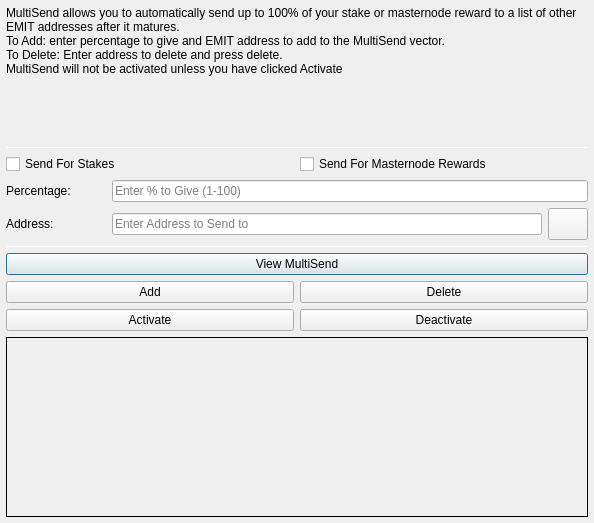
<?xml version="1.0" encoding="UTF-8"?>
<ui version="4.0">
 <class>MultiSendDialog</class>
 <widget class="QDialog" name="MultiSendDialog">
  <property name="windowModality">
   <enum>Qt::NonModal</enum>
  </property>
  <property name="geometry">
   <rect>
    <x>0</x>
    <y>0</y>
    <width>594</width>
    <height>523</height>
   </rect>
  </property>
  <property name="windowTitle">
   <string>MultiSend</string>
  </property>
  <layout class="QVBoxLayout" name="verticalLayout" stretch="0">
   <property name="leftMargin">
    <number>6</number>
   </property>
   <property name="topMargin">
    <number>6</number>
   </property>
   <property name="rightMargin">
    <number>6</number>
   </property>
   <property name="bottomMargin">
    <number>6</number>
   </property>
   <item>
    <layout class="QVBoxLayout" name="verticalLayout_Main" stretch="1,1,1,1,1,1">
     <item>
      <widget class="QLabel" name="label_2">
       <property name="lineWidth">
        <number>1</number>
       </property>
       <property name="text">
        <string>MultiSend allows you to automatically send up to 100% of your stake or masternode reward to a list of other EMIT addresses after it matures.
To Add: enter percentage to give and EMIT address to add to the MultiSend vector.
To Delete: Enter address to delete and press delete.
MultiSend will not be activated unless you have clicked Activate</string>
       </property>
       <property name="alignment">
        <set>Qt::AlignLeading|Qt::AlignLeft|Qt::AlignTop</set>
       </property>
       <property name="wordWrap">
        <bool>true</bool>
       </property>
      </widget>
     </item>
     <item>
      <widget class="Line" name="line">
       <property name="minimumSize">
        <size>
         <width>0</width>
         <height>1</height>
        </size>
       </property>
       <property name="maximumSize">
        <size>
         <width>16777215</width>
         <height>1</height>
        </size>
       </property>
       <property name="orientation">
        <enum>Qt::Horizontal</enum>
       </property>
      </widget>
     </item>
     <item>
      <layout class="QVBoxLayout" name="verticalLayout_Settings">
       <item>
        <layout class="QHBoxLayout" name="horizontalLayout">
         <item>
          <widget class="QCheckBox" name="multiSendStakeCheckBox">
           <property name="text">
            <string>Send For Stakes</string>
           </property>
          </widget>
         </item>
         <item>
          <widget class="QCheckBox" name="multiSendMasternodeCheckBox">
           <property name="text">
            <string>Send For Masternode Rewards</string>
           </property>
          </widget>
         </item>
        </layout>
       </item>
       <item>
        <layout class="QHBoxLayout" name="horizontalLayout_6">
         <item>
          <widget class="QLabel" name="label">
           <property name="minimumSize">
            <size>
             <width>100</width>
             <height>0</height>
            </size>
           </property>
           <property name="toolTip">
            <string>Percentage of stake to send</string>
           </property>
           <property name="text">
            <string>Percentage:</string>
           </property>
          </widget>
         </item>
         <item>
          <widget class="QLineEdit" name="multiSendPercentEdit">
           <property name="toolTip">
            <string>Enter whole numbers 1 - 100</string>
           </property>
           <property name="placeholderText">
            <string>Enter % to Give (1-100)</string>
           </property>
          </widget>
         </item>
        </layout>
       </item>
       <item>
        <layout class="QHBoxLayout" name="horizontalLayout_7">
         <item>
          <widget class="QLabel" name="label_5">
           <property name="minimumSize">
            <size>
             <width>100</width>
             <height>0</height>
            </size>
           </property>
           <property name="toolTip">
            <string>Address to send portion of stake to</string>
           </property>
           <property name="text">
            <string>Address:</string>
           </property>
          </widget>
         </item>
         <item>
          <widget class="QLineEdit" name="multiSendAddressEdit">
           <property name="toolTip">
            <string/>
           </property>
           <property name="placeholderText">
            <string>Enter Address to Send to</string>
           </property>
          </widget>
         </item>
         <item>
          <widget class="QPushButton" name="addressBookButton">
           <property name="maximumSize">
            <size>
             <width>16777215</width>
             <height>32</height>
            </size>
           </property>
           <property name="toolTip">
            <string>Choose an address from the address book</string>
           </property>
           <property name="text">
            <string/>
           </property>
           <property name="icon">
            <iconset resource="../emit.qrc">
             <normaloff>:/icons/address-book</normaloff>:/icons/address-book</iconset>
           </property>
           <property name="shortcut">
            <string>Alt+A</string>
           </property>
           <property name="autoDefault">
            <bool>false</bool>
           </property>
          </widget>
         </item>
        </layout>
       </item>
      </layout>
     </item>
     <item>
      <widget class="Line" name="line_2">
       <property name="minimumSize">
        <size>
         <width>0</width>
         <height>1</height>
        </size>
       </property>
       <property name="maximumSize">
        <size>
         <width>16777215</width>
         <height>1</height>
        </size>
       </property>
       <property name="orientation">
        <enum>Qt::Horizontal</enum>
       </property>
      </widget>
     </item>
     <item>
      <layout class="QVBoxLayout" name="verticalLayout_Buttons">
       <item>
        <layout class="QHBoxLayout" name="horizontalLayout_4">
         <item>
          <widget class="QPushButton" name="viewButton">
           <property name="toolTip">
            <string/>
           </property>
           <property name="statusTip">
            <string>View MultiSend Vector</string>
           </property>
           <property name="text">
            <string>View MultiSend</string>
           </property>
          </widget>
         </item>
        </layout>
       </item>
       <item>
        <layout class="QHBoxLayout" name="horizontalLayout_2">
         <item>
          <widget class="QPushButton" name="addButton">
           <property name="toolTip">
            <string/>
           </property>
           <property name="statusTip">
            <string>Add to MultiSend Vector</string>
           </property>
           <property name="text">
            <string>Add</string>
           </property>
          </widget>
         </item>
         <item>
          <widget class="QPushButton" name="deleteButton">
           <property name="toolTip">
            <string/>
           </property>
           <property name="statusTip">
            <string>Delete Address From MultiSend Vector</string>
           </property>
           <property name="text">
            <string>Delete</string>
           </property>
          </widget>
         </item>
        </layout>
       </item>
       <item>
        <layout class="QHBoxLayout" name="horizontalLayout_5">
         <item>
          <widget class="QPushButton" name="activateButton">
           <property name="statusTip">
            <string>Activate MultiSend</string>
           </property>
           <property name="text">
            <string>Activate</string>
           </property>
          </widget>
         </item>
         <item>
          <widget class="QPushButton" name="disableButton">
           <property name="statusTip">
            <string>Deactivate MultiSend</string>
           </property>
           <property name="text">
            <string>Deactivate</string>
           </property>
          </widget>
         </item>
        </layout>
       </item>
      </layout>
     </item>
     <item>
      <widget class="QLabel" name="message">
       <property name="minimumSize">
        <size>
         <width>0</width>
         <height>180</height>
        </size>
       </property>
       <property name="frameShape">
        <enum>QFrame::Panel</enum>
       </property>
       <property name="frameShadow">
        <enum>QFrame::Plain</enum>
       </property>
       <property name="lineWidth">
        <number>1</number>
       </property>
       <property name="midLineWidth">
        <number>1</number>
       </property>
       <property name="text">
        <string/>
       </property>
       <property name="alignment">
        <set>Qt::AlignLeading|Qt::AlignLeft|Qt::AlignTop</set>
       </property>
       <property name="wordWrap">
        <bool>true</bool>
       </property>
      </widget>
     </item>
    </layout>
   </item>
  </layout>
 </widget>
 <resources>
  <include location="../emit.qrc"/>
 </resources>
 <connections/>
</ui>
